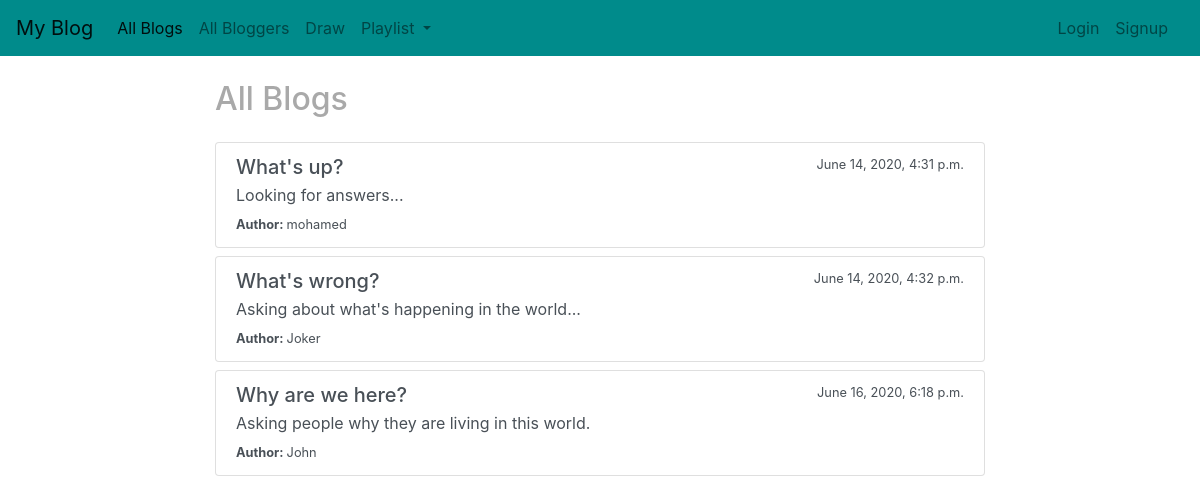
The app's page /blog/all with its own data.
### blog/models.py (models this page shows, shortened)
class Blog(models.Model):
    post = models.CharField(max_length=200)
    author = models.ForeignKey(Author, on_delete=models.SET_NULL, null=True, blank=True)
    description = models.TextField()
    date = models.DateTimeField(auto_now=True)
    def get_absolute_url(self):
        return reverse('blog-detail', args=[str(self.id)])

class Author(models.Model):
    name = models.OneToOneField(User, on_delete=models.SET_NULL, null=True)
    bio = models.TextField()
    class Meta:
        ordering = ['name']
    def __str__(self):
        return self.name.username

### blog/views.py (the view)
# urls.py: path('all', views.BlogListView.as_view(), name='blogs'),
class BlogListView(generic.ListView):
    model = Blog

### blog/templates/blog/blog_list.html (shortened to what this page needs)
{% extends "base_generic.html" %}
{% block content %}
    <h2 style="color: darkgray">
      All Blogs
    </h2>
  {% if blog_list %}
    {% for blog in blog_list %}
    <div class="list-group">
        <a href="{{ blog.get_absolute_url }}" class="list-group-item list-group-item-action">
            <div class="d-flex w-100 justify-content-between">
                <h5 class="mb-1">{{ blog.post }}</h5>
                <small>{{blog.date}}</small>
            </div>
        <p class="mb-1">{{ blog.description }}</p>
        <small><strong>Author: </strong>{{ blog.author }}</small>
        </a>
    </div>
    {% endfor %}
  {% else %}
    <p>There are no posts in this blog.</p>
  {% endif %}
{% endblock %}

### records on screen
Blog: post "What's up?", date "June 14, 2020, 4:31 p.m.", description "Looking for answers...", author "mohamed"
Blog: post "What's wrong?", date "June 14, 2020, 4:32 p.m.", description "Asking about what's happening in the world...", author "Joker"
Blog: post "Why are we here?", date "June 16, 2020, 6:18 p.m.", description "Asking people why they are living in this world.", author "John"
